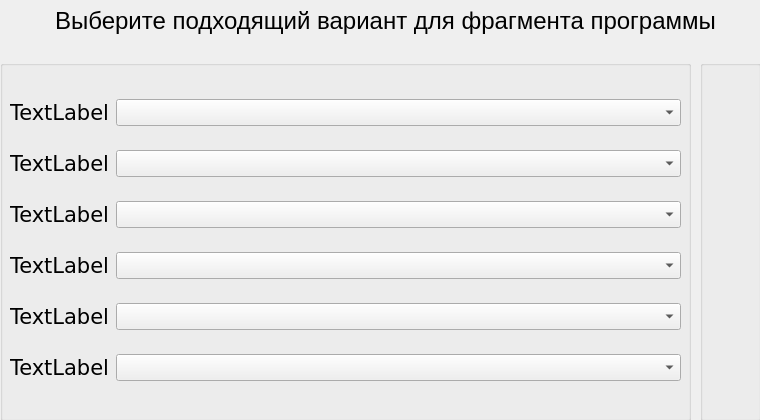
<?xml version="1.0" encoding="UTF-8"?>
<ui version="4.0">
 <class>Dialog</class>
 <widget class="QDialog" name="Dialog">
  <property name="geometry">
   <rect>
    <x>0</x>
    <y>0</y>
    <width>760</width>
    <height>420</height>
   </rect>
  </property>
  <property name="minimumSize">
   <size>
    <width>760</width>
    <height>420</height>
   </size>
  </property>
  <property name="maximumSize">
   <size>
    <width>760</width>
    <height>420</height>
   </size>
  </property>
  <property name="windowTitle">
   <string>Dialog</string>
  </property>
  <widget class="QLabel" name="label">
   <property name="geometry">
    <rect>
     <x>20</x>
     <y>0</y>
     <width>731</width>
     <height>41</height>
    </rect>
   </property>
   <property name="font">
    <font>
     <pointsize>18</pointsize>
    </font>
   </property>
   <property name="text">
    <string>Выберите подходящий вариант для фрагмента программы</string>
   </property>
   <property name="textFormat">
    <enum>Qt::PlainText</enum>
   </property>
   <property name="alignment">
    <set>Qt::AlignCenter</set>
   </property>
  </widget>
  <widget class="QGroupBox" name="groupBox_2">
   <property name="geometry">
    <rect>
     <x>700</x>
     <y>60</y>
     <width>61</width>
     <height>361</height>
    </rect>
   </property>
   <property name="title">
    <string/>
   </property>
   <widget class="QWidget" name="layoutWidget">
    <property name="geometry">
     <rect>
      <x>10</x>
      <y>20</y>
      <width>48</width>
      <height>321</height>
     </rect>
    </property>
    <layout class="QGridLayout" name="gridLayout_2">
     <property name="verticalSpacing">
      <number>6</number>
     </property>
     <item row="0" column="0">
      <widget class="QLabel" name="label_1">
       <property name="text">
        <string/>
       </property>
      </widget>
     </item>
     <item row="1" column="0">
      <widget class="QLabel" name="label_2">
       <property name="text">
        <string/>
       </property>
      </widget>
     </item>
     <item row="2" column="0">
      <widget class="QLabel" name="label_3">
       <property name="text">
        <string/>
       </property>
      </widget>
     </item>
     <item row="3" column="0">
      <widget class="QLabel" name="label_4">
       <property name="text">
        <string/>
       </property>
      </widget>
     </item>
     <item row="4" column="0">
      <widget class="QLabel" name="label_5">
       <property name="text">
        <string/>
       </property>
      </widget>
     </item>
     <item row="5" column="0">
      <widget class="QLabel" name="label_6">
       <property name="text">
        <string/>
       </property>
      </widget>
     </item>
    </layout>
   </widget>
  </widget>
  <widget class="QGroupBox" name="groupBox">
   <property name="geometry">
    <rect>
     <x>0</x>
     <y>60</y>
     <width>691</width>
     <height>361</height>
    </rect>
   </property>
   <property name="title">
    <string/>
   </property>
   <widget class="QWidget" name="layoutWidget">
    <property name="geometry">
     <rect>
      <x>10</x>
      <y>21</y>
      <width>671</width>
      <height>321</height>
     </rect>
    </property>
    <layout class="QGridLayout" name="gridLayout" columnstretch="0,1">
     <item row="0" column="0">
      <widget class="QLabel" name="label_1">
       <property name="font">
        <font>
         <family>Verdana</family>
         <pointsize>16</pointsize>
        </font>
       </property>
       <property name="text">
        <string>TextLabel</string>
       </property>
      </widget>
     </item>
     <item row="0" column="1">
      <widget class="QComboBox" name="comboBox_1">
       <property name="font">
        <font>
         <family>Verdana</family>
         <pointsize>12</pointsize>
        </font>
       </property>
      </widget>
     </item>
     <item row="1" column="0">
      <widget class="QLabel" name="label_2">
       <property name="font">
        <font>
         <family>Verdana</family>
         <pointsize>16</pointsize>
        </font>
       </property>
       <property name="text">
        <string>TextLabel</string>
       </property>
      </widget>
     </item>
     <item row="1" column="1">
      <widget class="QComboBox" name="comboBox_2">
       <property name="font">
        <font>
         <family>Verdana</family>
         <pointsize>12</pointsize>
        </font>
       </property>
      </widget>
     </item>
     <item row="2" column="0">
      <widget class="QLabel" name="label_3">
       <property name="font">
        <font>
         <family>Verdana</family>
         <pointsize>16</pointsize>
        </font>
       </property>
       <property name="text">
        <string>TextLabel</string>
       </property>
      </widget>
     </item>
     <item row="2" column="1">
      <widget class="QComboBox" name="comboBox_3">
       <property name="font">
        <font>
         <family>Verdana</family>
         <pointsize>12</pointsize>
        </font>
       </property>
      </widget>
     </item>
     <item row="3" column="0">
      <widget class="QLabel" name="label_4">
       <property name="font">
        <font>
         <family>Verdana</family>
         <pointsize>16</pointsize>
        </font>
       </property>
       <property name="text">
        <string>TextLabel</string>
       </property>
      </widget>
     </item>
     <item row="3" column="1">
      <widget class="QComboBox" name="comboBox_4">
       <property name="font">
        <font>
         <family>Verdana</family>
         <pointsize>12</pointsize>
        </font>
       </property>
      </widget>
     </item>
     <item row="4" column="0">
      <widget class="QLabel" name="label_5">
       <property name="font">
        <font>
         <family>Verdana</family>
         <pointsize>16</pointsize>
        </font>
       </property>
       <property name="text">
        <string>TextLabel</string>
       </property>
      </widget>
     </item>
     <item row="4" column="1">
      <widget class="QComboBox" name="comboBox_5">
       <property name="font">
        <font>
         <family>Verdana</family>
         <pointsize>12</pointsize>
        </font>
       </property>
      </widget>
     </item>
     <item row="5" column="0">
      <widget class="QLabel" name="label_6">
       <property name="font">
        <font>
         <family>Verdana</family>
         <pointsize>16</pointsize>
        </font>
       </property>
       <property name="text">
        <string>TextLabel</string>
       </property>
      </widget>
     </item>
     <item row="5" column="1">
      <widget class="QComboBox" name="comboBox_6">
       <property name="font">
        <font>
         <family>Verdana</family>
         <pointsize>12</pointsize>
        </font>
       </property>
      </widget>
     </item>
    </layout>
   </widget>
  </widget>
 </widget>
 <resources/>
 <connections/>
</ui>
